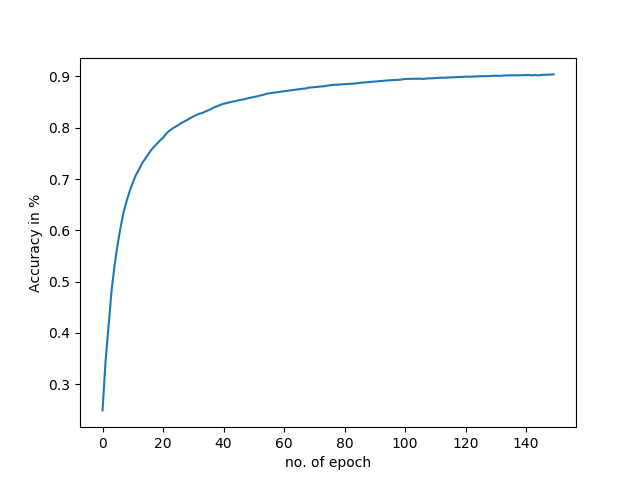

This figure's Python source:
from matplotlib import pyplot as plt
import os
import os.path
import argparse
import h5py
import pickle
import numpy as np
import struct
from sklearn.manifold import TSNE
from sklearn.model_selection import train_test_split
parser = argparse.ArgumentParser()
parser.add_argument("--data", type = str  )
parser.add_argument("--plots_save_dir", type = str )
args = parser.parse_args()



def loadimg(imgfilename):
    with open(imgfilename, 'rb') as imgfile:
        datastr = imgfile.read()
    
    index = 0
    mgc_num, img_num, row_num, col_num = struct.unpack_from('>IIII', datastr, index)
    index += struct.calcsize('>IIII')
    
    image_array = np.zeros((img_num, row_num, col_num))
    for img_idx in xrange(img_num):
        img = struct.unpack_from('>784B', datastr, index)
        index += struct.calcsize('>784B')
        image_array[img_idx,:,:] = np.reshape(np.array(img), (28,28))
    image_array = image_array/255.0
    np.save(imgfilename[:6]+'image-py', image_array)
    return None


def loadlabel(labelfilename):
    with open(labelfilename, 'rb') as labelfile:
        datastr = labelfile.read()
    
    index = 0
    mgc_num, label_num = struct.unpack_from('>II', datastr, index)
    index += struct.calcsize('>II')
    
    label = struct.unpack_from('{}B'.format(label_num), datastr, index)
    index += struct.calcsize('{}B'.format(label_num))
    
    label_array = np.array(label)
    
    np.save(labelfilename[:5]+'label-py', label_array)
    return None


loadimg('train-images.idx3-ubyte')
loadimg('t10k-images.idx3-ubyte')
loadlabel('train-labels.idx1-ubyte')
loadlabel('t10k-labels.idx1-ubyte')

train_image = np.load('train-image-py.npy')
train_label = np.load('trainlabel-py.npy')
test_image = np.load('t10k-iimage-py.npy')
test_label = np.load('t10k-label-py.npy')

# print(train_image.shape)
# print(train_label.shape)
# print(test_image.shape)
# print(test_label.shape)
print train_label[1:100]

X_new = []
for i in train_image:
	X_new.append(i.reshape(784))

X_train = np.array(X_new)

Y_new = []
for i in train_label:
	temp = [0] * 10
	temp[i] = 1
	Y_new.append(temp)

y_train = np.array(Y_new)




X_new = []
for i in test_image:
	X_new.append(i.reshape(784))

X_test = np.array(X_new)

Y_new = []
for i in test_label:
	temp = [0] * 10
	temp[i] = 1
	Y_new.append(temp)

y_test = np.array(Y_new)

print X_train.shape,y_train.shape, X_test.shape, y_test.shape



#Sigmoid Function
def sigmoid (x):
	return 1/(1 + np.exp(-x))

#Derivative of Sigmoid Function
def derivatives_sigmoid(x):
	return sigmoid(x) * (1 - sigmoid(x))

def softmax(x):
    return np.exp(x) / np.sum(np.exp(x))

def derivatives_softmax(x):
	return softmax(x) * (1 - softmax(x))

#Variable initialization
epoch=150 #Setting training iterations
lr=0.001 #Setting learning rate
shpo = [784,100,50,10]


#weight and bias initialization
weights = [np.array([0])] + [np.random.randn(x, y) for y, x in zip(shpo[1:], shpo[:-1])]
#print len(weights),weights[0].shape,weights[1].shape,weights[2].shape,weights[3].shape

biases = [np.random.randn(1, y) for y in shpo[0:]]
#print len(biases),biases[0].shape,biases[1].shape,biases[2].shape,biases[3].shape

hidden_layer_input = [np.zeros(bias.shape) for bias in biases]
hiddenlayer_activations = [np.zeros(bias.shape) for bias in biases]
#print "raa",hiddenlayer_activations[0].shape


output = []
max_acc = 0
final_weight=[]
for i in range(epoch):
	print i
	#Forward Propogation
	for rg, rrr in enumerate(X_train):
		hiddenlayer_activations[0] = rrr.reshape(1,len(rrr))
		for j in range(1,len(shpo)):
			hidden_layer_input[j]=np.dot(hiddenlayer_activations[j-1],weights[j]) + biases[j]
			hiddenlayer_activations[j] = sigmoid(hidden_layer_input[j])
			#print j, hiddenlayer_activations[j].shape
			
		#print hiddenlayer_activations[-1].shape, derivatives_sigmoid(hidden_layer_input[-1]).shape
		
		#Backpropagation
		E = (y_train[rg]-softmax(hidden_layer_input[-1])) * derivatives_softmax(hidden_layer_input[-1])
		#print E.shape

		b3 = E
		w3 = (hiddenlayer_activations[-2].T).dot(E)
		E =E.T
		ww = []
		bb = []
		for gh in [2,1]:
			A=derivatives_sigmoid(hidden_layer_input[gh]).T			
			B= (weights[gh+1]).dot(E)
			#print B.shape,A.shape
			E = np.multiply(B,A)
			#print (hiddenlayer_activations[1].T).shape, Error_at_hidden_layer2.shape 
			ww.append(hiddenlayer_activations[gh-1].T.dot(E.T)) 
			bb.append(E.T)  	
	


		weights[3] += w3 *lr
		biases[3] += b3 *lr
		
		weights[2] += ww[0] *lr
		biases[2] += bb[0] *lr

		weights[1] += ww[1] *lr
		biases[1] += bb[1] *lr






#	print hiddenlayer_activations[-1]


	hiddenlayer_activations[0] = X_test
	for j in range(1,len(shpo)):

		hidden_layer_input[j]=np.dot(hiddenlayer_activations[j-1],weights[j]) + biases[j]
		hiddenlayer_activations[j] = sigmoid(hidden_layer_input[j])
#		print j, hidden_layer_input[j].shape

#	print hiddenlayer_activations[-1]
	count = 0
	for s,i in enumerate(softmax(hidden_layer_input[-1])):
		t = np.argmax(i)
		if(y_test[s][t]==1):		
			count=count+1
	temp = count/float(len(X_test))
	output.append(temp)
	if temp>max_acc:
		max_acc = temp
		final_weight = [weights[1],weights[2],weights[3]] 
		final_bais = [biases[1],biases[2],biases[3]]
	print max_acc
f = open('largettb_weight.pkl','wb')
pickle.dump(final_weight,f)

f1 = open('largettb_bais.pkl','wb')
pickle.dump(final_bais,f1)

print max_acc




fig = plt.figure()
plt.plot(np.arange(150),output)
plt.ylabel('Accuracy in %')
plt.xlabel('no. of epoch')
plt.savefig('largettb.png')
